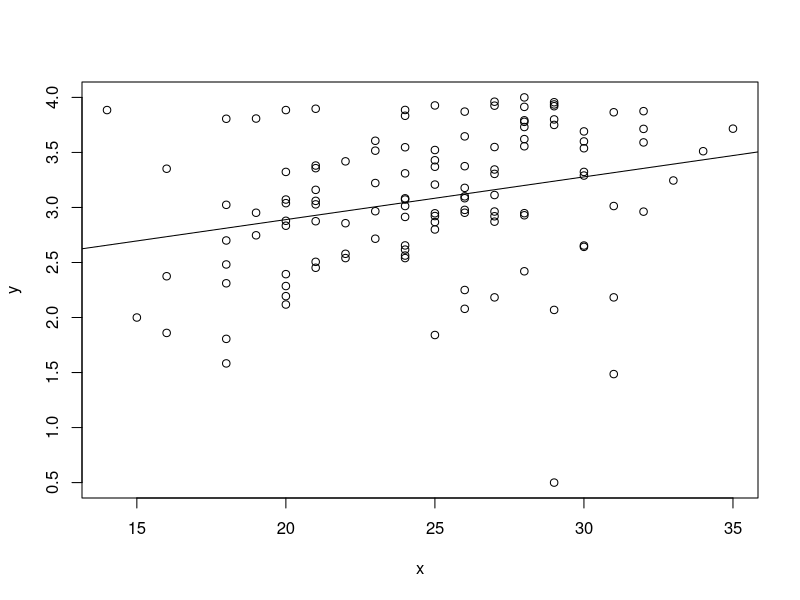

Here is the R script that generated this plot:
#******************************************************************************
# WILL HAVE TO CHANGE setwd TO YOUR OWN DIRECTORY
setwd("~/Desktop/School/Math 425 Applied Stats Models/MATH425-Assignment-1")
#******************************************************************************
gpa_data = read.csv("data/gpa-act.csv", header=T)

# x = ACT SCORE
x = gpa_data$act
# y = GPA
y = gpa_data$gpa

# Set graph to 1x1
par(mfrow = c(1, 1))


# ------------------------------------------------------------------------------
# (a) Obtain the least squares estimates of B0 and B1, and state the estimated
#     regression function.
# B0 = 2.114, B1 = 0.0388 
# Estimated Regression Function: GPA = 2.114 + (0.0388*ACT)

# Fit the GPA & ACT data to Simple Linear Regression model, lm: y = B0 + B1x 
gpa_model = lm(y~x, data = gpa_data)

# Utilize the lm.summary() function to examine properties of the fitted model
summary(gpa_model)
# Estimated coefficient, Standard error, T-statistic,Two-sided P-Value

B0 = 2.114    # Y-Intercept
B1 = 0.0388   # Slope
# GPA = 2.114 + (0.0388*ACT)


# ------------------------------------------------------------------------------
# (b) Plot the estimated regression function and the data. Does the estimated 
#     regression function appear to fit the data well?
# The regression function does appear to fit the data well, it is well centered
# at what appears to be minimal variance

# X-Y Scatter Plot of ACT-GPA
plot(x, y)

# Linear Regression Line: y = 2.114 + 0.0388x
abline(a = B0, b = B1)


# ------------------------------------------------------------------------------
# (c) Obtain a point estimate of the mean freshman GPA for students with ACT 
#     test score X = 30.
# Point Estimate = 3.278
# (Lower, Upper) : (2.032, 4.525)

# When using lm(), must always use the same variable names EVERY TIME you refer
# to data. 
# Ex. Once define x = gpa_data$act, ONLY use x never use gpa_data$act 

# Using the lm.predict() function: model, new_data_frame, prediction
predict(gpa_model, data.frame(x=30), interval = "prediction")
# Point Estimate is the "fit" value


# ------------------------------------------------------------------------------
# (d) What is the point estimate of the change in the mean response when the 
#     entrance test score increases by one point?
# The Point Estimate of the Change in the Mean Response when
# the ACT increases = B1 * Amt Increased = B1 * 1 = 0.0388